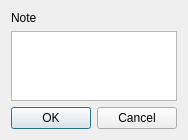
<?xml version="1.0" encoding="UTF-8"?>
<ui version="4.0">
 <class>noteDialog</class>
 <widget class="QDialog" name="noteDialog">
  <property name="geometry">
   <rect>
    <x>0</x>
    <y>0</y>
    <width>180</width>
    <height>131</height>
   </rect>
  </property>
  <property name="windowTitle">
   <string>Sketch Note</string>
  </property>
  <layout class="QHBoxLayout" name="horizontalLayout">
   <item>
    <layout class="QVBoxLayout" name="verticalLayout">
     <item>
      <widget class="QLabel" name="label">
       <property name="text">
        <string>Note</string>
       </property>
      </widget>
     </item>
     <item>
      <widget class="QTextEdit" name="noteText"/>
     </item>
     <item>
      <widget class="QDialogButtonBox" name="buttonBox">
       <property name="orientation">
        <enum>Qt::Horizontal</enum>
       </property>
       <property name="standardButtons">
        <set>QDialogButtonBox::Cancel|QDialogButtonBox::Ok</set>
       </property>
      </widget>
     </item>
    </layout>
   </item>
  </layout>
 </widget>
 <resources/>
 <connections>
  <connection>
   <sender>buttonBox</sender>
   <signal>accepted()</signal>
   <receiver>noteDialog</receiver>
   <slot>accept()</slot>
   <hints>
    <hint type="sourcelabel">
     <x>248</x>
     <y>254</y>
    </hint>
    <hint type="destinationlabel">
     <x>157</x>
     <y>274</y>
    </hint>
   </hints>
  </connection>
  <connection>
   <sender>buttonBox</sender>
   <signal>rejected()</signal>
   <receiver>noteDialog</receiver>
   <slot>reject()</slot>
   <hints>
    <hint type="sourcelabel">
     <x>316</x>
     <y>260</y>
    </hint>
    <hint type="destinationlabel">
     <x>286</x>
     <y>274</y>
    </hint>
   </hints>
  </connection>
 </connections>
</ui>
